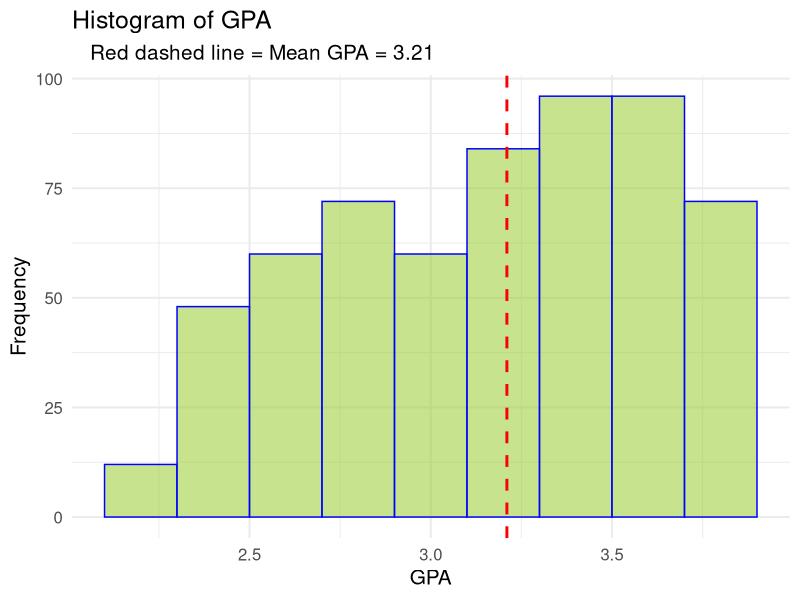
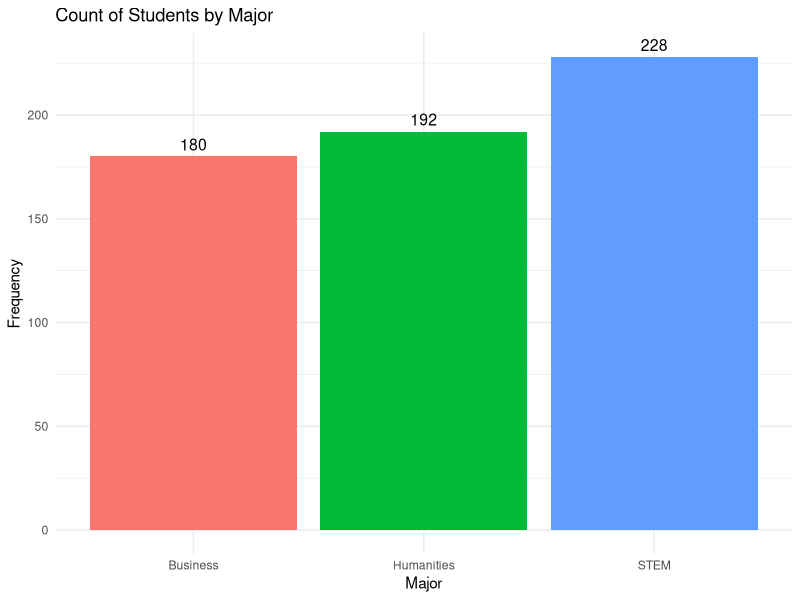
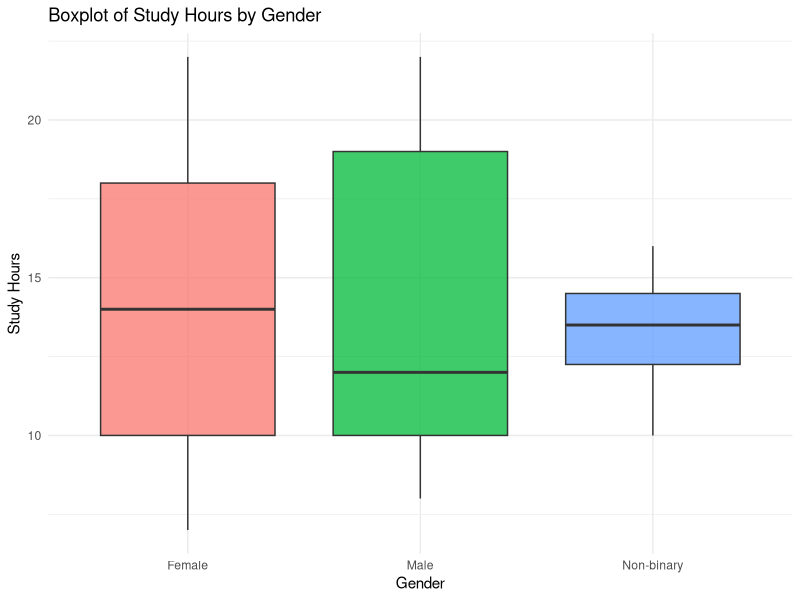
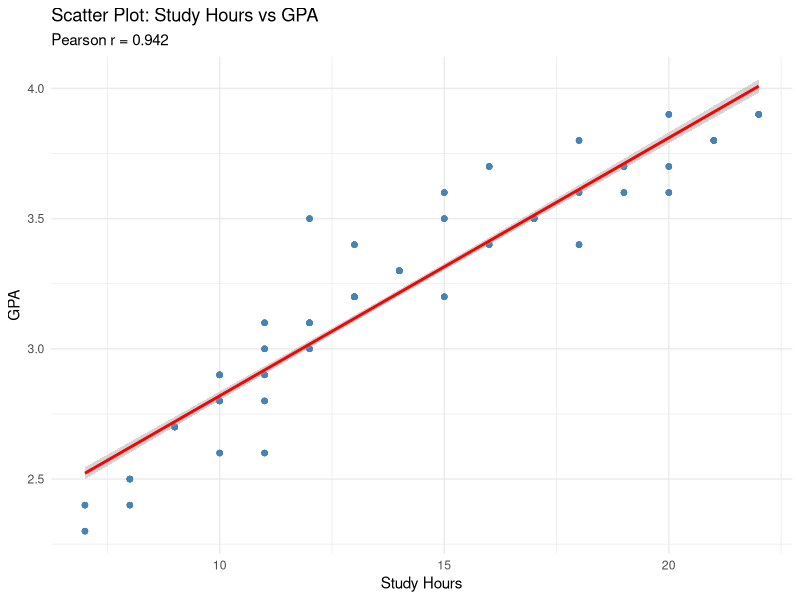

Here is the R script that generated these plots, in order:
## ---- chunk 1
knitr::opts_chunk$set(
  echo        = TRUE,          # show the code in HTML
  tidy        = TRUE,          # run formatR on the code
  tidy.opts   = list(
    comment     = FALSE,       # <-- STRIP "#" comments from displayed code
    blank       = FALSE,       # drop blank lines
    widthCutoff = 120          # keep long lines readable
  ),
  comment     = NA,            # hide the "##" prefix on output
  warning     = FALSE,
  message     = FALSE,
  eval        = TRUE,
  fig.align   = "center",
  fig.width   = 10,
  fig.height  = 6,
  dpi         = 120,
  dev         = "png",
  fig.show    = "asis",
  fig.keep    = "all",
  out.width   = "100%"
)
                      
## ---- chunk 2
setwd("C:/Users/ADMIN/OneDrive/Desktop/caleb makini")
## ---- chunk 3
library(readxl)
library(ggplot2)
library(dplyr)
library(tidyr)
library(knitr)
library(kableExtra)
## ---- chunk 4
df <- read_excel("jdk.xlsx", sheet = "Sheet1")

# Fix the Student_ID column (rows 51-600 contain formulas like "=1+A51")
# We'll just create a clean sequential ID
df$Student_ID <- 1:nrow(df)

# Convert categorical variables to factors
df$Gender <- as.factor(df$Gender)
df$Major <- as.factor(df$Major)
df$Passed_Class <- as.factor(df$Passed_Class)

# Check structure
str(df)
cat("Number of rows:", nrow(df), "\n")



## ---- chunk 5
ggplot(df, aes(x = GPA)) +
  
  geom_histogram(binwidth = 0.2,
                 fill = "yellowgreen", 
                 color = "blue",
                 alpha = 0.55) +
  
  geom_vline(
    aes(xintercept = mean(GPA)), 
    color = "red",
             linetype = "dashed", 
    linewidth = 1) +
  
  labs(title = "Histogram of GPA",
       subtitle = paste("   Red dashed line = Mean GPA =", 
                        round(mean(df$GPA), 4)),
       x = "GPA", y = "Frequency") +
  
  theme_minimal(base_size = 15)
## ---- chunk 6
gpa_summary <- data.frame(
  Statistic = c("N", "Mean", "Median", "Std. Dev.", "Min", "Max", "Skewness"),
  Value = c(
    nrow(df),
    round(mean(df$GPA), 4),
    round(median(df$GPA), 4),
    round(sd(df$GPA), 4),
    round(min(df$GPA), 4),
    round(max(df$GPA), 4),
    round(mean((df$GPA - mean(df$GPA))^3) / sd(df$GPA)^3, 4)
  )
)

kable(gpa_summary,
      caption = "Table 1: Descriptive Statistics for GPA",
      col.names = c("Statistic", "Value"),
      align = c("l", "r")) %>%
  kable_styling(bootstrap_options = c("striped", "hover", "condensed"),
                full_width = FALSE,
                position = "center")
## ---- chunk 7
ggplot(df, aes(x = Major, fill = Major)) +
  geom_bar() +
  geom_text(stat = "count", aes(label = after_stat(count)),
            vjust = -0.5, size = 4) +
  labs(title = "Count of Students by Major",
       x = "Major", y = "Frequency") +
  theme_minimal() +
  theme(legend.position = "none")
## ---- chunk 8
major_tbl <- as.data.frame(table(df$Major))
colnames(major_tbl) <- c("Major", "Frequency")
major_tbl$Percentage <- round(100 * major_tbl$Frequency / sum(major_tbl$Frequency), 1)

kable(major_tbl,
      caption = "Table 2: Frequency Distribution of Major",
      col.names = c("Major", "Frequency", "Percentage (%)"),
      align = c("l", "r", "r")) %>%
  kable_styling(bootstrap_options = c("striped", "hover", "condensed"),
                full_width = FALSE,
                position = "center") %>%
  row_spec(which.max(major_tbl$Frequency), bold = TRUE, background = "#d4edda") %>%
  row_spec(which.min(major_tbl$Frequency), bold = TRUE, background = "#f8d7da")
## ---- chunk 9
ggplot(df, aes(x = Gender, y = Study_Hours, fill = Gender)) +
  geom_boxplot(alpha = 0.75, outlier.color = "red",
               outlier.shape = 16, outlier.size = 2) +
  labs(title = "Boxplot of Study Hours by Gender",
       x = "Gender", y = "Study Hours") +
  theme_minimal() +
  theme(legend.position = "none")
## ---- chunk 10
gender_summary <- df %>%
  group_by(Gender) %>%
  summarise(
    N        = n(),
    Median   = median(Study_Hours),
    Q1       = quantile(Study_Hours, 0.25),
    Q3       = quantile(Study_Hours, 0.75),
    IQR      = IQR(Study_Hours),
    Min      = min(Study_Hours),
    Max      = max(Study_Hours),
    Outliers = sum(Study_Hours < quantile(Study_Hours, 0.25) - 1.5 * IQR(Study_Hours) |
                   Study_Hours > quantile(Study_Hours, 0.75) + 1.5 * IQR(Study_Hours))
  )

kable(gender_summary,
      caption = "Table 3: Study Hours Summary by Gender",
      col.names = c("Gender", "N", "Median", "Q1", "Q3", "IQR",
                    "Min", "Max", "Outliers"),
      align = c("l", rep("r", 8))) %>%
  kable_styling(bootstrap_options = c("striped", "hover", "condensed"),
                full_width = FALSE,
                position = "center")
## ---- chunk 11
ggplot(df, aes(x = Study_Hours, y = GPA)) +
  geom_point(alpha = 0.4, color = "steelblue") +
  geom_smooth(method = "lm", color = "red", se = TRUE) +
  labs(title = "Scatter Plot: Study Hours vs GPA",
       subtitle = paste("Pearson r =", round(cor(df$Study_Hours, df$GPA), 3)),
       x = "Study Hours", y = "GPA") +
  theme_minimal()
## ---- chunk 12
model <- lm(GPA ~ Study_Hours, data = df)

cor_tbl <- data.frame(
  Metric = c("Pearson correlation (r)", "R-squared",
             "Intercept", "Slope (Study_Hours)", "p-value (slope)"),
  Value = c(
    round(cor(df$Study_Hours, df$GPA), 4),
    round(summary(model)$r.squared, 4),
    round(coef(model)[1], 4),
    round(coef(model)[2], 4),
    format(summary(model)$coefficients[2, 4], scientific = TRUE)
  )
)

kable(cor_tbl,
      caption = "Table 4: Correlation and Regression Results (GPA ~ Study_Hours)",
      col.names = c("Metric", "Value"),
      align = c("l", "r")) %>%
  kable_styling(bootstrap_options = c("striped", "hover", "condensed"),
                full_width = FALSE,
                position = "center")
## ---- chunk 13
t_test_gpa <- t.test(df$GPA, mu = 3.0, alternative = "two.sided")
print(t_test_gpa)
## ---- chunk 14
q5_tbl <- data.frame(
  Item = c("Null Hypothesis (H0)", "Alternative Hypothesis (H1)",
           "Sample Mean", "t-statistic", "Degrees of Freedom",
           "p-value", "95% CI Lower", "95% CI Upper",
           "Decision (alpha = 0.05)"),
  Value = c("mu = 3.0", "mu != 3.0",
            round(mean(df$GPA), 4),
            round(t_test_gpa$statistic, 4),
            t_test_gpa$parameter,
            format(t_test_gpa$p.value, scientific = TRUE),
            round(t_test_gpa$conf.int[1], 4),
            round(t_test_gpa$conf.int[2], 4),
            "Reject H0")
)

kable(q5_tbl,
      caption = "Table 5: One-Sample T-Test Results (GPA vs 3.0)",
      col.names = c("Item", "Value"),
      align = c("l", "r")) %>%
  kable_styling(bootstrap_options = c("striped", "hover", "condensed"),
                full_width = FALSE,
                position = "center") %>%
  row_spec(9, bold = TRUE, background = "#d4edda")
## ---- chunk 15
df_gender <- df %>% 
  filter(Gender %in% c("Male", "Female"))
t_test_gender <- t.test(Study_Hours ~ Gender, data = df_gender,
                        alternative = "two.sided", var.equal = FALSE)
print(t_test_gender)
## ---- chunk 16
q6_means <- df_gender %>%
  group_by(Gender) %>%
  summarise(N = n(),
            Mean = round(mean(Study_Hours), 4),
            SD   = round(sd(Study_Hours), 4))

kable(q6_means,
      caption = "Table 6a: Group Statistics for Study Hours by Gender",
      col.names = c("Gender", "N", "Mean Study Hours", "Std. Dev."),
      align = c("l", "r", "r", "r")) %>%
  kable_styling(bootstrap_options = c("striped", "hover", "condensed"),
                full_width = FALSE, position = "center")

q6_tbl <- data.frame(
  Item = c("Null Hypothesis (H0)", "Alternative Hypothesis (H1)",
           "t-statistic", "Degrees of Freedom", "p-value",
           "95% CI Lower", "95% CI Upper", "Decision (alpha = 0.05)"),
  Value = c("mu_Male = mu_Female", "mu_Male != mu_Female",
            round(t_test_gender$statistic, 4),
            round(t_test_gender$parameter, 2),
            round(t_test_gender$p.value, 4),
            round(t_test_gender$conf.int[1], 4),
            round(t_test_gender$conf.int[2], 4),
            "Fail to Reject H0")
)

kable(q6_tbl,
      caption = "Table 6b: Independent Two-Sample T-Test Results",
      col.names = c("Item", "Value"),
      align = c("l", "r")) %>%
  kable_styling(bootstrap_options = c("striped", "hover", "condensed"),
                full_width = FALSE, position = "center") %>%
  row_spec(8, bold = TRUE, background = "#fff0cd")
## ---- chunk 17
t_test_paired <- t.test(df$Post_Test_Score, df$Pre_Test_Score,
                        paired = TRUE, alternative = "two.sided")
print(t_test_paired)
## ---- chunk 18
diff_scores <- df$Post_Test_Score - df$Pre_Test_Score

q7_means <- data.frame(
  Test = c("Pre_Test_Score", "Post_Test_Score", "Difference (Post - Pre)"),
  Mean = c(round(mean(df$Pre_Test_Score), 4),
           round(mean(df$Post_Test_Score), 4),
           round(mean(diff_scores), 4)),
  SD = c(round(sd(df$Pre_Test_Score), 4),
         round(sd(df$Post_Test_Score), 4),
         round(sd(diff_scores), 4))
)

kable(q7_means,
      caption = "Table 7a: Paired Test Score Summary",
      col.names = c("Test", "Mean", "Std. Dev."),
      align = c("l", "r", "r")) %>%
  kable_styling(bootstrap_options = c("striped", "hover", "condensed"),
                full_width = FALSE, position = "center")

q7_tbl <- data.frame(
  Item = c("Null Hypothesis (H0)", "Alternative Hypothesis (H1)",
           "Mean Difference", "t-statistic", "Degrees of Freedom",
           "p-value", "95% CI Lower", "95% CI Upper",
           "Decision (alpha = 0.05)"),
  Value = c("mu_diff = 0", "mu_diff != 0",
            round(mean(diff_scores), 4),
            round(t_test_paired$statistic, 4),
            t_test_paired$parameter,
            format(t_test_paired$p.value, scientific = TRUE),
            round(t_test_paired$conf.int[1], 4),
            round(t_test_paired$conf.int[2], 4),
            "Reject H0")
)

kable(q7_tbl,
      caption = "Table 7b: Paired T-Test Results",
      col.names = c("Item", "Value"),
      align = c("l", "r")) %>%
  kable_styling(bootstrap_options = c("striped", "hover", "condensed"),
                full_width = FALSE, position = "center") %>%
  row_spec(9, bold = TRUE, background = "#d4edda")
## ---- chunk 19
contingency_table <- table(df$Major, df$Passed_Class)
chi_test <- chisq.test(contingency_table)
print(chi_test)
print(round(chi_test$expected, 2))
## ---- chunk 20
# Observed contingency table
obs_tbl <- as.data.frame.matrix(contingency_table)
obs_tbl <- cbind(Major = rownames(obs_tbl), obs_tbl)
rownames(obs_tbl) <- NULL

kable(obs_tbl,
      caption = "Table 8a: Observed Contingency Table (Major x Passed_Class)",
      col.names = c("Major", "No", "Yes"),
      align = c("l", "r", "r")) %>%
  kable_styling(bootstrap_options = c("striped", "hover", "condensed"),
                full_width = FALSE, position = "center")

# Expected contingency table
exp_tbl <- as.data.frame.matrix(round(chi_test$expected, 2))
exp_tbl <- cbind(Major = rownames(exp_tbl), exp_tbl)
rownames(exp_tbl) <- NULL

kable(exp_tbl,
      caption = "Table 8b: Expected Contingency Table",
      col.names = c("Major", "No", "Yes"),
      align = c("l", "r", "r")) %>%
  kable_styling(bootstrap_options = c("striped", "hover", "condensed"),
                full_width = FALSE, position = "center")

# Cramer's V
cramers_v <- sqrt(as.numeric(chi_test$statistic) /
                  (sum(contingency_table) * (min(dim(contingency_table)) - 1)))

q8_tbl <- data.frame(
  Item = c("Null Hypothesis (H0)", "Alternative Hypothesis (H1)",
           "Chi-square statistic", "Degrees of Freedom", "p-value",
           "Cramer's V", "Decision (alpha = 0.05)"),
  Value = c("Major and Passed_Class are independent",
            "Major and Passed_Class are associated",
            round(as.numeric(chi_test$statistic), 4),
            as.numeric(chi_test$parameter),
            format(chi_test$p.value, scientific = TRUE),
            round(cramers_v, 4),
            "Reject H0")
)

kable(q8_tbl,
      caption = "Table 8c: Chi-Square Test Results",
      col.names = c("Item", "Value"),
      align = c("l", "r")) %>%
  kable_styling(bootstrap_options = c("striped", "hover", "condensed"),
                full_width = FALSE, position = "center") %>%
  row_spec(7, bold = TRUE, background = "#d4edda")
## ---- chunk 21
summary_tbl <- data.frame(
  Question = c("Q5", "Q6", "Q7", "Q8"),
  Comparison = c("GPA vs 3.0",
                 "Study Hours: Male vs Female",
                 "Pre vs Post Test Score",
                 "Major vs Passed_Class"),
  Test = c("One-sample t-test",
           "Two-sample t-test (Welch)",
           "Paired t-test",
           "Chi-square test"),
  Statistic  = c(
    paste0("t = ", round(as.numeric(t_test_gpa$statistic), 4)),
    paste0("t = ", round(as.numeric(t_test_gender$statistic), 4)),
    paste0("t = ", round(as.numeric(t_test_paired$statistic), 4)),
    paste0("chi-sq = ", round(as.numeric(chi_test$statistic), 4))
  ),
  df = c(
    as.numeric(t_test_gpa$parameter),
    round(as.numeric(t_test_gender$parameter), 2),
    as.numeric(t_test_paired$parameter),
    as.numeric(chi_test$parameter)
  ),
  p_value = c(
    format(t_test_gpa$p.value, scientific = TRUE),
    round(t_test_gender$p.value, 4),
    format(t_test_paired$p.value, scientific = TRUE),
    format(chi_test$p.value, scientific = TRUE)
  ),
  Decision = c(
    ifelse(t_test_gpa$p.value < 0.05, "Reject H0", "Fail to Reject H0"),
    ifelse(t_test_gender$p.value < 0.05, "Reject H0", "Fail to Reject H0"),
    ifelse(t_test_paired$p.value < 0.05, "Reject H0", "Fail to Reject H0"),
    ifelse(chi_test$p.value < 0.05, "Reject H0", "Fail to Reject H0")
  ),
  stringsAsFactors = FALSE
)

# Color rows based on decision
row_colors <- ifelse(summary_tbl$Decision == "Reject H0", "#d4edda", "#fff3cd")

kable(summary_tbl,
      caption = "Table 9: Summary of All Hypothesis Tests (alpha = 0.05) — Auto-Populated",
      col.names = c("Question", "Comparison", "Test", "Statistic",
                    "df", "p-value", "Decision"),
      align = c("c", "l", "l", "r", "r", "r", "l")) %>%
  kable_styling(bootstrap_options = c("striped", "hover", "condensed"),
                full_width = FALSE, position = "center") %>%
  row_spec(1, background = row_colors[1]) %>%
  row_spec(2, background = row_colors[2]) %>%
  row_spec(3, background = row_colors[3]) %>%
  row_spec(4, background = row_colors[4])
